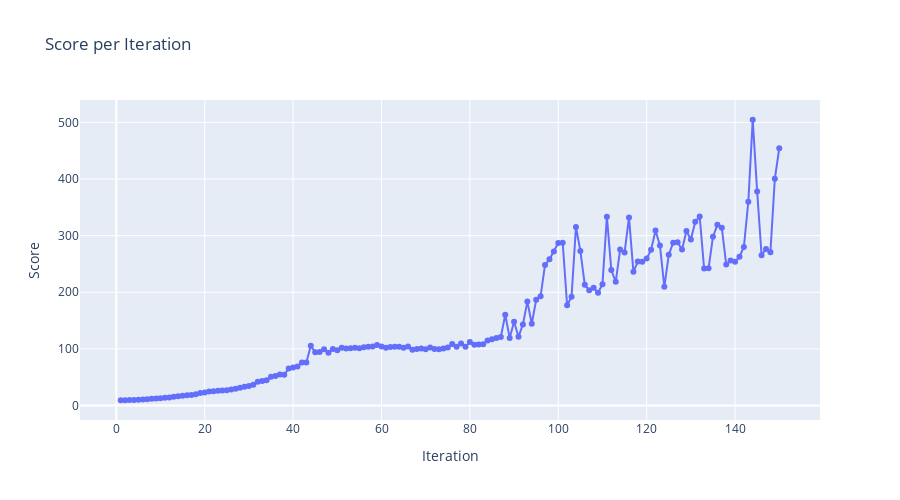

Notebook cell for this chart:
### Code cell
import pandas as pd
import plotly.express as px

df = pd.DataFrame({'Iteration': range(1, len(avg_rewards) + 1), 'Score': avg_rewards})
fig = px.line(df, x='Iteration', y='Score', title='Score per Iteration', markers=True, 
              width=900,
              height=500)

fig.show()

### Figure 1 — Plotly figure (JSON) as saved in the notebook; plotly's stock layout.template omitted (floating-point values rounded to 4 significant figures; data arrays with more than 128 entries replaced by an {"elided": "..."} marker saying what was removed)
{"data": [{"hovertemplate": "Iteration=%{x}<br>Score=%{y}<extra></extra>", "legendgroup": "", "line": {"color": "#636efa", "dash": "solid"}, "marker": {"symbol": "circle"}, "mode": "lines+markers", "name": "", "orientation": "v", "showlegend": false, "type": "scatter", "x": {"elided": "150 int values"}, "xaxis": "x", "y": {"elided": "150 float values"}, "yaxis": "y"}], "layout": {"height": 500, "legend": {"tracegroupgap": 0}, "title": {"text": "Score per Iteration"}, "width": 900, "xaxis": {"anchor": "y", "domain": [0, 1], "title": {"text": "Iteration"}}, "yaxis": {"anchor": "x", "domain": [0, 1], "title": {"text": "Score"}}}}
